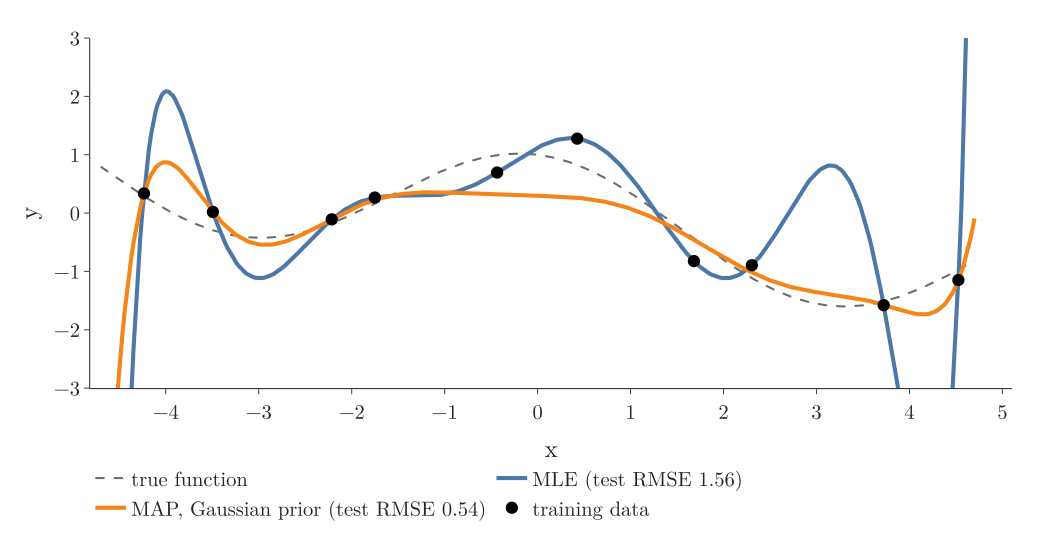

This chart was generated by the following Python code:
"""MLE versus MAP for a degree-9 polynomial on the 10 points of overfit.py. MAP uses a Gaussian prior N(0, 0.1^2)
on every coefficient and noise sigma = 0.2, so lambda = sigma^2 / b^2 = 4: the ridge solution (Phi^T Phi + 4 I)^-1 Phi^T y."""
from pathlib import Path

import numpy as np
import plotly.graph_objects as go

HERE = Path(__file__).parent
BLUE, ORANGE, GREEN, RED, GREY = "#4C78A8", "#F58518", "#54A24B", "#E45756", "#6B6B6B"
rng = np.random.default_rng(4)                                 # same data as overfit.py
truth = lambda x: -np.sin(x / 5) + np.cos(x)
x = np.linspace(-4.5, 4.5, 10) + rng.uniform(-0.3, 0.3, 10)
y = truth(x) + rng.normal(0, 0.2, 10)
xt = np.linspace(-4.5, 4.5, 200)
yt = truth(xt) + rng.normal(0, 0.2, 200)
phi = lambda v: np.vander(v, 10, increasing=True)
LAM = 0.2 ** 2 / 0.1 ** 2
mle = np.linalg.lstsq(phi(x), y, rcond=None)[0]
map_ = np.linalg.solve(phi(x).T @ phi(x) + LAM * np.eye(10), phi(x).T @ y)
rm = lambda th: np.sqrt(np.mean((phi(xt) @ th - yt) ** 2))
assert LAM == 4 and rm(map_) < rm(mle) / 2

g = np.linspace(-4.7, 4.7, 400)
fig = go.Figure()
fig.add_trace(go.Scatter(x=g, y=truth(g), mode="lines", line=dict(color=GREY, width=2, dash="dash"), name="true function"))
fig.add_trace(go.Scatter(x=g, y=phi(g) @ mle, mode="lines", line=dict(color=BLUE, width=4),
                         name=f"MLE (test RMSE {rm(mle):.2f})"))
fig.add_trace(go.Scatter(x=g, y=phi(g) @ map_, mode="lines", line=dict(color=ORANGE, width=4),
                         name=f"MAP, Gaussian prior (test RMSE {rm(map_):.2f})"))
fig.add_trace(go.Scatter(x=x, y=y, mode="markers", marker=dict(size=12, color="black"), name="training data"))
fig.update_layout(template="simple_white", width=1000, height=520, font=dict(family="Latin Modern Roman", size=20),
                  xaxis=dict(title="x"), yaxis=dict(title="y", range=[-3, 3]),
                  legend=dict(orientation="h", x=0, y=-0.2), margin=dict(l=70, r=20, t=20, b=150))
fig.write_image(HERE / "map_vs_mle.png", scale=2)
fig.write_image(HERE / "map_vs_mle.pdf")
print("MLE", rm(mle), "MAP", rm(map_), np.abs(mle).max(), np.abs(map_).max())
